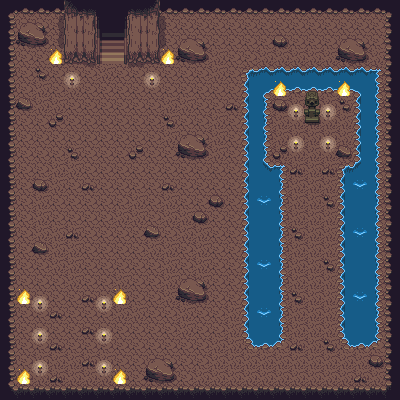

A 2D game scene composited from a Tiled map and its tileset images. What follows is a short description and the map's XML, with each tile layer's data collapsed to a summary:
An orthogonal 25x25 tile map with 16x16 px tiles, 5 tile layers (Background, Mapa, AdornosBlack, AdornosFront, ...), 3 tilesets and 45 objects (Tercera vela, Cuarta vela, Primera vela, Segunda vela, Estatua misteriosa).

<map version="1.2" tiledversion="1.3.1" orientation="orthogonal" renderorder="right-down" compressionlevel="0" width="25" height="25" tilewidth="16" tileheight="16" infinite="0" nextlayerid="8" nextobjectid="68">
 <tileset firstgid="1" source="../Tilesets/Cave.tsx" />
 <tileset firstgid="1001" source="../Tilesets/Inner.tsx" />
 <tileset firstgid="2001" source="../Tilesets/Objects.tsx" />
 <layer id="1" name="Background" width="25" height="25">
  <data>[625 cells, 625 non-empty, 23 distinct tile ids]</data>
 </layer>
 <layer id="2" name="Mapa" width="25" height="25">
  <data>[625 cells, 133 non-empty, 36 distinct tile ids]</data>
 </layer>
 <layer id="3" name="AdornosBlack" width="25" height="25">
  <data>[625 cells, 0 non-empty, 0 distinct tile ids]</data>
 </layer>
 <layer id="4" name="AdornosFront" width="25" height="25">
  <data>[625 cells, 0 non-empty, 0 distinct tile ids]</data>
 </layer>
 <layer id="5" name="Foreground" width="25" height="25">
  <data>[625 cells, 0 non-empty, 0 distinct tile ids]</data>
 </layer>
 <objectgroup id="6" name="Colisiones">
  <object id="6" x="293" y="141" width="6" height="9" />
  <object id="7" x="325" y="141" width="6" height="9" />
  <object id="8" x="293" y="109" width="6" height="9" />
  <object id="9" x="325" y="109" width="6" height="9" />
  <object id="10" x="304" y="91" width="16" height="32" />
  <object id="19" x="37" y="301" width="6" height="9" />
  <object id="20" x="101" y="301" width="6" height="9" />
  <object id="21" x="37" y="333" width="6" height="9" />
  <object id="22" x="101" y="333" width="6" height="9" />
  <object id="23" x="37" y="365" width="6" height="9" />
  <object id="24" x="101" y="365" width="6" height="9" />
  <object id="35" x="16" y="368" width="16" height="16" />
  <object id="37" x="112" y="368" width="16" height="16" />
  <object id="38" x="16" y="288" width="16" height="16" />
  <object id="39" x="112" y="288" width="16" height="16" />
  <object id="40" x="69" y="77" width="6" height="9" />
  <object id="41" x="149" y="77" width="6" height="9" />
  <object id="42" x="48" y="48" width="16" height="16" />
  <object id="43" x="160" y="48" width="16" height="16" />
  <object id="44" x="272" y="80" width="16" height="16" />
  <object id="45" x="336" y="79" width="16" height="16" />
  <object id="48" x="16" y="384">
   <polyline points="0,0 368,0 368,-368 0,-368 0,0" />
  </object>
  <object id="49" x="64" y="17">
   <polyline points="0,0 0,46 33,46 33,-1" />
  </object>
  <object id="50" x="159" y="17">
   <polyline points="0,-1 0,46 -31,46 -31,-1" />
  </object>
  <object id="52" x="16" y="16" width="32" height="32">
   <ellipse />
  </object>
  <object id="53" x="16" y="96" width="16" height="16">
   <ellipse />
  </object>
  <object id="54" x="32" y="176" width="16" height="16">
   <ellipse />
  </object>
  <object id="55" x="32" y="240" width="16" height="16">
   <ellipse />
  </object>
  <object id="56" x="144" y="224" width="16" height="16">
   <ellipse />
  </object>
  <object id="57" x="192" y="208" width="16" height="16">
   <ellipse />
  </object>
  <object id="58" x="208" y="192" width="16" height="16">
   <ellipse />
  </object>
  <object id="59" x="176" y="128" width="32" height="32">
   <ellipse />
  </object>
  <object id="60" x="176" y="32" width="32" height="32">
   <ellipse />
  </object>
  <object id="61" x="176" y="272" width="32" height="32">
   <ellipse />
  </object>
  <object id="62" x="144" y="352" width="32" height="32">
   <ellipse />
  </object>
  <object id="63" x="336" y="144" width="16" height="16">
   <ellipse />
  </object>
  <object id="64" x="272" y="96" width="16" height="16">
   <ellipse />
  </object>
  <object id="65" x="272" y="32" width="16" height="16">
   <ellipse />
  </object>
  <object id="66" x="336" y="32" width="32" height="32">
   <ellipse />
  </object>
  <object id="67" x="368" y="352" width="16" height="16">
   <ellipse />
  </object>
 </objectgroup>
 <objectgroup id="7" name="Interacciones">
  <object id="1" name="Tercera vela" x="292" y="139" width="8" height="13" />
  <object id="2" name="Cuarta vela" x="324" y="139" width="8" height="13" />
  <object id="3" name="Primera vela" x="292" y="107" width="8" height="13" />
  <object id="4" name="Segunda vela" x="324" y="107" width="8" height="13" />
  <object id="5" name="Estatua misteriosa" x="303" y="89" width="18" height="37" />
 </objectgroup>
</map>
